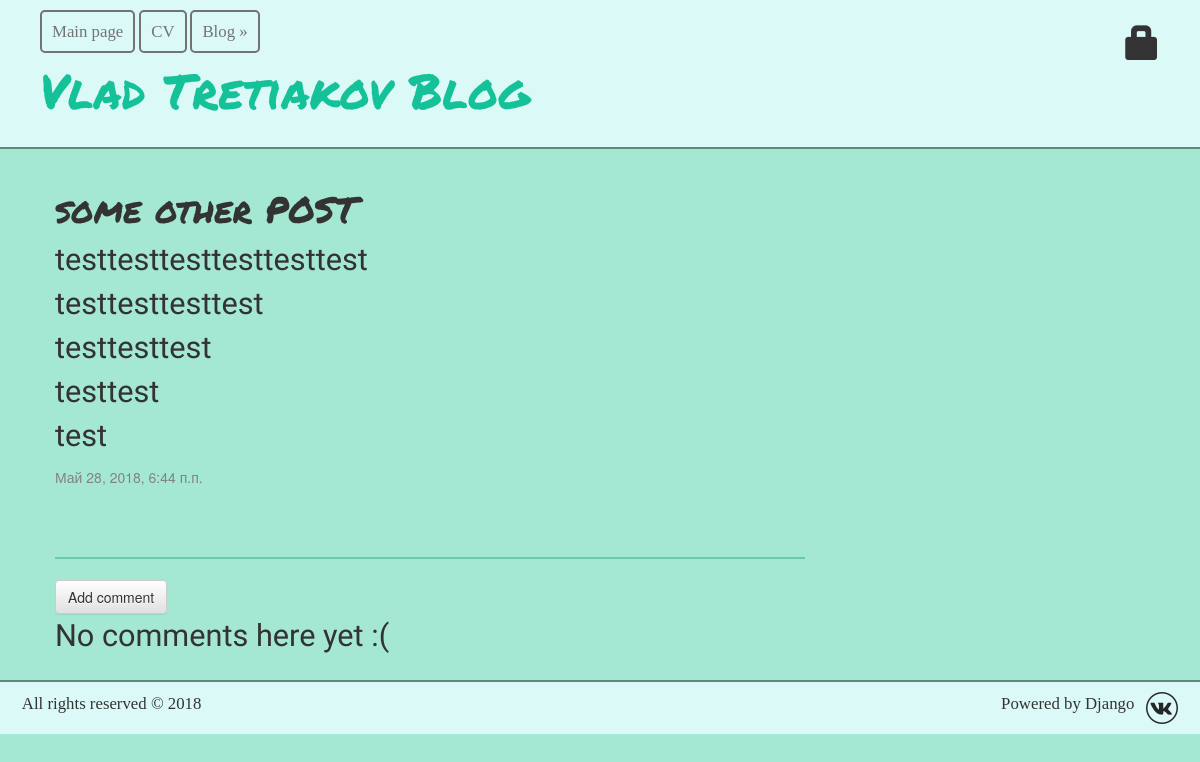
The app's page /blog/post/5/, older data.
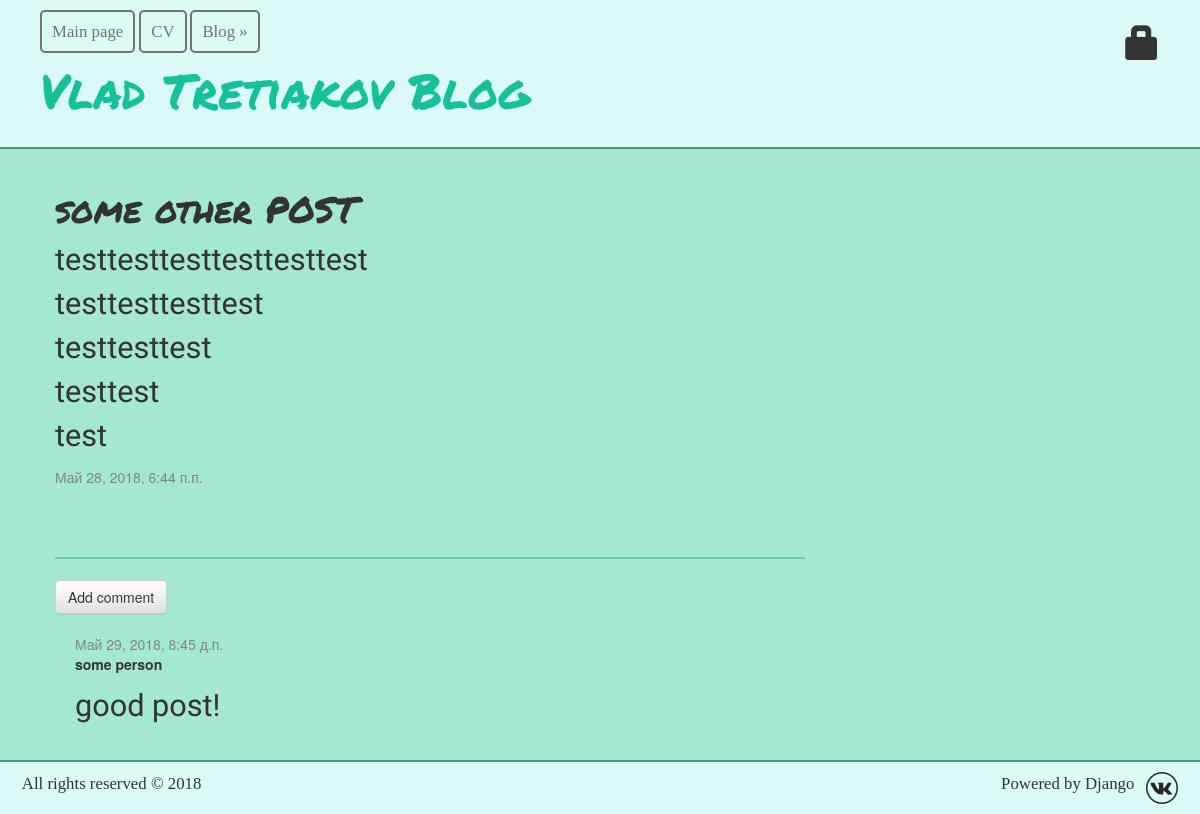
The same page, newer data.
### blog/models.py (models this page shows, shortened)
class Comment(models.Model):
    post = models.ForeignKey('blog.Post', related_name='comments')
    author = models.CharField(max_length=200)
    text = models.TextField()
    created_date = models.DateTimeField(default=timezone.now)
    approved_comment = models.BooleanField(default=False)

### blog/views.py (the view)
# urls.py: url(r'^post/(?P<pk>[0-9]+)/$', views.post_detail, name='post_detail'),
def post_detail(request, pk):
    post = get_object_or_404(Post, pk=pk)
    return render(request, 'blog/post_detail.html', {'post': post})

### blog/templates/blog/post_detail.html (shortened to what this page needs)
{% extends 'blog/base.html' %}
{% block content %}
    <div class="post">
        <h1>{{ post.title }}</h1>
        <p>{{ post.text|linebreaksbr }}</p>
        {% if post.published_date %}
            <div class="date">
                {{ post.published_date }}
            </div>
        {% else %}
        <a class="btn btn-default" href="{% url 'post_publish' pk=post.pk %}"><span class="glyphicon glyphicon-bullhorn"></span></a>
        {% endif %}
    </div>
<hr>
<a class="btn btn-default" href="{% url 'add_comment_to_post' pk=post.pk %}">Add comment</a>
{% for comment in post.comments.all %}
    {% if user.is_authenticated or comment.approved_comment %}
    <div class="comment">
        <div class="date">
            {{ comment.created_date }}
        </div>
        <strong>{{ comment.author }}</strong>
        <p>{{ comment.text|linebreaks }}</p>
    </div>
    {% endif %}
{% empty %}
    <p>No comments here yet :(</p>
{% endfor %}
{% endblock %}

Row changes from the older to the newer data that the page shows:
added Comment: created_date "Май 29, 2018, 8:45 д.п.", author "some person", text "good post!"
Text that changed along with them:
text no longer shown: "No comments here yet :("
